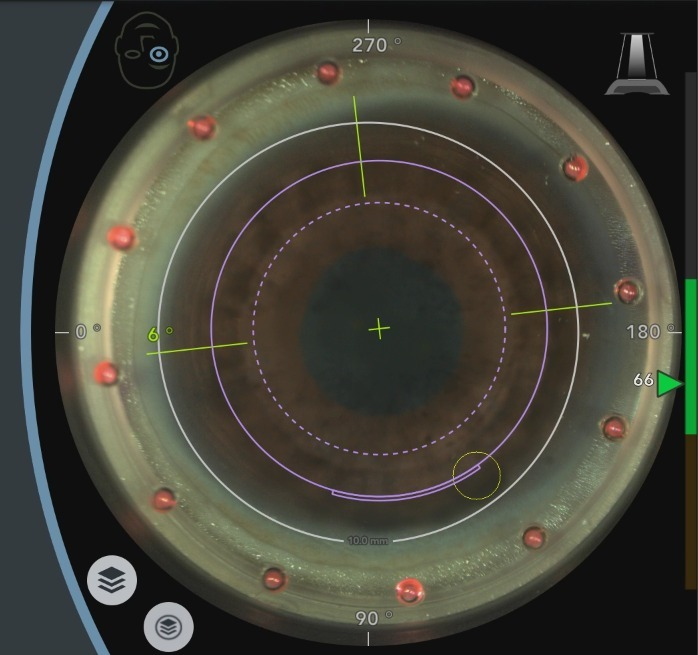
#> input picture clinical_data/clean/eye_01.jpeg, 698 x 655 px; its folder holds only this picture in this run
$ python -i temporal_reflection_filter.py   (imports and definitions only)
#> lines starting #> are read from the running program, lines starting #| are printed output that depends on the picture; after the words box and inside, x2 and y2 are one past the last pixel; in counts of white or black regions, pixels touching at a corner belong together
#> further down, picture is the input picture: shape (655, 698, 3); mean B, G, R 57, 67.8, 68.5
### pupil_tracking/utils/logger.py
"""
Audit logging for surgical traceability.

Every detection, every alert, and every configuration change is
recorded in a machine-readable JSON-lines audit file that can be
reviewed post-operatively.
"""

from __future__ import annotations

import io
import json
import logging
import sys
import time
from datetime import datetime
from pathlib import Path
from typing import Any, Dict, Optional


class AuditLogger:
    """Thread-safe logger with console + file + JSON audit trail."""

    def __init__(
        self,
        log_dir: str = "logs",
        session_id: Optional[str] = None,
    ) -> None:
        self.log_dir = Path(log_dir)
        self.log_dir.mkdir(parents=True, exist_ok=True)

        self.session_id = session_id or datetime.now().strftime(
            "%Y%m%d_%H%M%S"
        )

        self._py = logging.getLogger(f"pupil_tracking.{self.session_id}")
        self._py.setLevel(logging.DEBUG)
        self._py.propagate = False

        if not self._py.handlers:
            # console — force UTF-8 on Windows
            try:
                console_stream = io.TextIOWrapper(
                    sys.stdout.buffer, encoding="utf-8", errors="replace",
                    line_buffering=True,
                )
            except AttributeError:
                console_stream = sys.stdout

            ch = logging.StreamHandler(stream=console_stream)
            ch.setLevel(logging.INFO)
            ch.setFormatter(
                logging.Formatter(
                    "%(asctime)s [%(levelname)s] %(message)s",
                    datefmt="%H:%M:%S",
                )
            )
            self._py.addHandler(ch)

            # file — always UTF-8
            fh = logging.FileHandler(
                str(self.log_dir / f"session_{self.session_id}.log"),
                encoding="utf-8",
            )
            fh.setLevel(logging.DEBUG)
            fh.setFormatter(
                logging.Formatter(
                    "%(asctime)s [%(levelname)s] %(name)s: %(message)s"
                )
            )
            self._py.addHandler(fh)

        self._audit_path = (
            self.log_dir / f"audit_{self.session_id}.jsonl"
        )
        self._audit_fh = open(
            str(self._audit_path), "a", encoding="utf-8"
        )
        self._py.info("Session started: %s", self.session_id)

    # ── structured audit ────────────────────────────────────────

    # [17 lines left out: functions _write_audit, log_detection, log_alert, not called in this run]

    # ── convenience ─────────────────────────────────────────────

    def info(self, msg: str, *args: Any) -> None:
        self._py.info(msg, *args)

    def warning(self, msg: str, *args: Any) -> None:
        self._py.warning(msg, *args)

    def error(self, msg: str, *args: Any) -> None:
        self._py.error(msg, *args)

    def debug(self, msg: str, *args: Any) -> None:
        self._py.debug(msg, *args)

    # ── lifecycle ───────────────────────────────────────────────

    def close(self) -> None:
        if self._audit_fh and not self._audit_fh.closed:
            self._audit_fh.close()

    # [5 lines left out: function __del__, not called in this run]


# ── global singleton ────────────────────────────────────────────────

_logger: Optional[AuditLogger] = None


def get_logger() -> AuditLogger:
    global _logger
    if _logger is None:
        _logger = AuditLogger()
    return _logger


def set_logger(logger: AuditLogger) -> None:
    global _logger
    _logger = logger

### pupil_tracking/preprocessing/temporal_reflection_filter.py
"""
Temporal reflection filter for handling blinking/surgical lights.

This module provides temporal filtering to distinguish between:
- Persistent specular reflections (real, should be inpainted)
- Transient bright spots (blinking lights, should be masked and ignored)

The filter maintains a short history of reflection masks and identifies
pixels that suddenly appear and disappear - characteristic of blinking
surgical lights.

Usage:
    >>> filter = TemporalReflectionFilter(history_size=5, blink_threshold=0.3)
    >>> for frame in video_frames:
    ...     mask = filter.process(frame)
    ...     # mask marks stable reflections only, transient blinks excluded
"""

from __future__ import annotations

from typing import Deque, Optional, Tuple
from collections import deque

import cv2
import numpy as np

from pupil_tracking.utils.logger import get_logger


class TemporalReflectionFilter:
    """Filter reflections temporally to detect and remove blinking lights.

    This addresses the issue where blinking red/white surgical lights
    create bright spots that interfere with pupil detection. By tracking
    reflection stability across frames, transient blinks can be identified
    and excluded from the inpainting process.

    Parameters
    ----------
    history_size : int
        Number of frames to keep in history for stability analysis.
        Higher = more robust to noise but slower to adapt.
        Recommended: 3-7 for real-time applications.
    blink_threshold : float
        Fraction of frames a pixel must be present to be considered stable.
        Lower = more aggressive filtering (fewer false positives).
        Higher = preserves more real reflections.
        Recommended: 0.3-0.5 for blinking lights.
    min_stable_frames : int
        Minimum consecutive frames a reflection must be stable
        before being considered real.
    dilation_size : int
        Size of dilation kernel for the final mask.
    """

    def __init__(
        self,
        history_size: int = 5,
        blink_threshold: float = 0.3,
        min_stable_frames: int = 2,
        dilation_size: int = 3,
    ) -> None:
        self.history_size = history_size
        self.blink_threshold = blink_threshold
        self.min_stable_frames = min_stable_frames
        self.logger = get_logger()

        # History of reflection masks (binary)
        self._history: Deque[np.ndarray] = deque(maxlen=history_size)

        # Pre-compute dilation kernel
        if dilation_size > 0:
            self._dilate_kernel = cv2.getStructuringElement(
                cv2.MORPH_ELLIPSE,
                (dilation_size, dilation_size),
            )
        else:
            self._dilate_kernel = None

        # Statistics
        self._frame_count = 0

    # [4 lines left out: function reset, not called in this run]

    def process(
        self,
        image: np.ndarray,
        brightness_threshold: int = 230,
    ) -> np.ndarray:
        """Process a frame and return stable reflection mask.

        Parameters
        ----------
        image : np.ndarray
            BGR input image.
        brightness_threshold : int
            Threshold for bright pixel detection.

        Returns
        -------
        np.ndarray
            Binary mask of stable reflections (transient blinks excluded).
        """
        self._frame_count += 1

        # Detect bright pixels in current frame
        mask = self._detect_bright_pixels(image, brightness_threshold)

        # Add to history
        self._history.append(mask)

        # Need at least 2 frames to do temporal filtering
        if len(self._history) < 2:
            return mask

        # Compute stability map
        stable_mask = self._compute_stability()

        # Dilate to cover edges
        if self._dilate_kernel is not None and np.any(stable_mask):
            stable_mask = cv2.dilate(stable_mask, self._dilate_kernel, iterations=1)

        return stable_mask

    def _detect_bright_pixels(
        self,
        image: np.ndarray,
        threshold: int,
    ) -> np.ndarray:
        """Detect bright pixels using multiple strategies."""
#> called with threshold = 230
        h, w = image.shape[:2]

        # Ensure BGR
        if image.ndim == 2:
            work = cv2.cvtColor(image, cv2.COLOR_GRAY2BGR)
        elif image.shape[2] == 1:
            work = cv2.cvtColor(image, cv2.COLOR_GRAY2BGR)
        else:
            work = image

        # Method 1: Grayscale brightness
        gray = cv2.cvtColor(work, cv2.COLOR_BGR2GRAY)
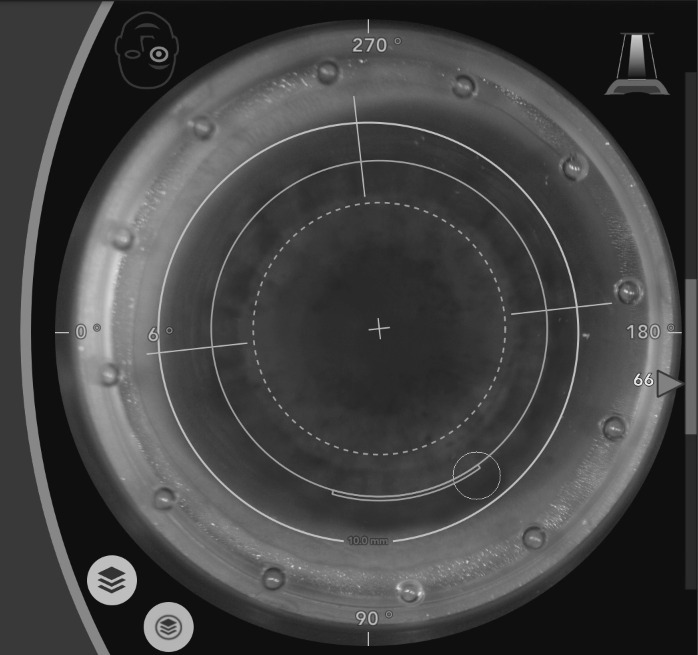
#> gray: shape (655, 698); min 5, max 240, mean 66.8
        _, bright_gray = cv2.threshold(gray, threshold, 255, cv2.THRESH_BINARY)
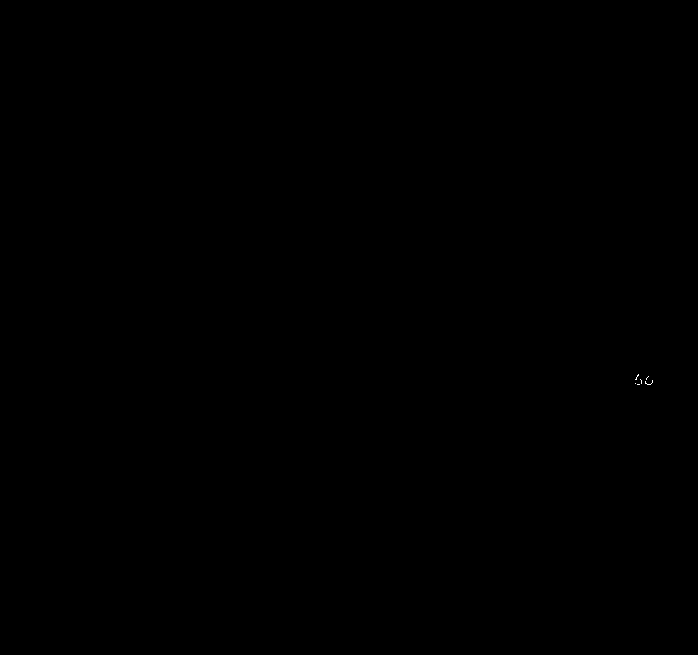
#> bright_gray: shape (655, 698); 0.01% white in thin lines or dots, all inside (x1, y1, x2, y2) = (635, 374, 653, 385)

        # Method 2: HSV - bright and desaturated (white reflections)
        hsv = cv2.cvtColor(work, cv2.COLOR_BGR2HSV)
#> hsv: shape (655, 698, 3); mean H, S, V 35.1, 53.7, 72.6
        _, s, v = cv2.split(hsv)
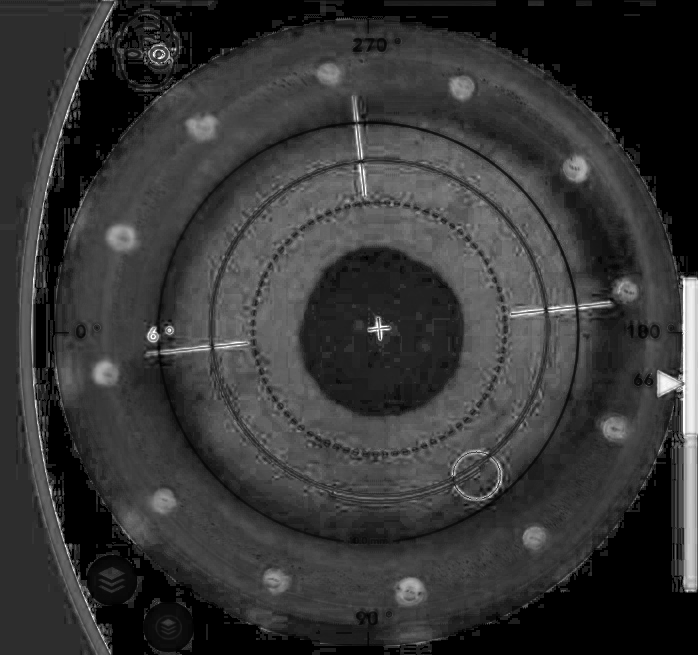
#> s: shape (655, 698); min 0, max 255, mean 53.7
        bright_v = (v >= threshold).astype(np.uint8) * 255
#> bright_v: shape (655, 698); 0.07% white; 28 white regions (26 under 20 px), largest, box (x1, y1, x2, y2) and area: (110, 230, 128, 242) 140, (104, 371, 113, 378) 33
        desat_s = (s <= 40).astype(np.uint8) * 255
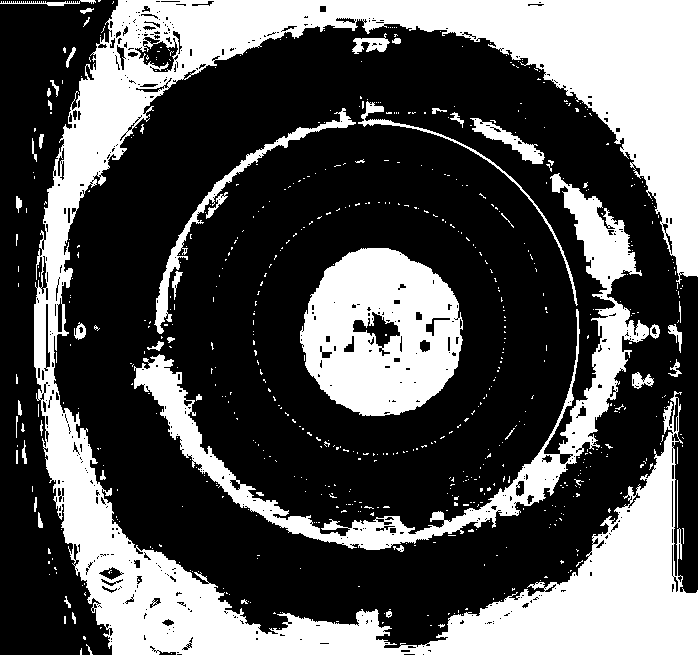
#> desat_s: shape (655, 698); 33.5% white; 646 white regions (594 under 20 px), largest, box (x1, y1, x2, y2) and area: (34, 0, 698, 655) 104640, (300, 248, 463, 416) 19476, (134, 173, 649, 550) 19411
        white_reflection = cv2.bitwise_and(bright_v, desat_s)

        # Method 3: Red channel highlights (blinking red lights)
        # Split BGR
        b, g, r = cv2.split(work)
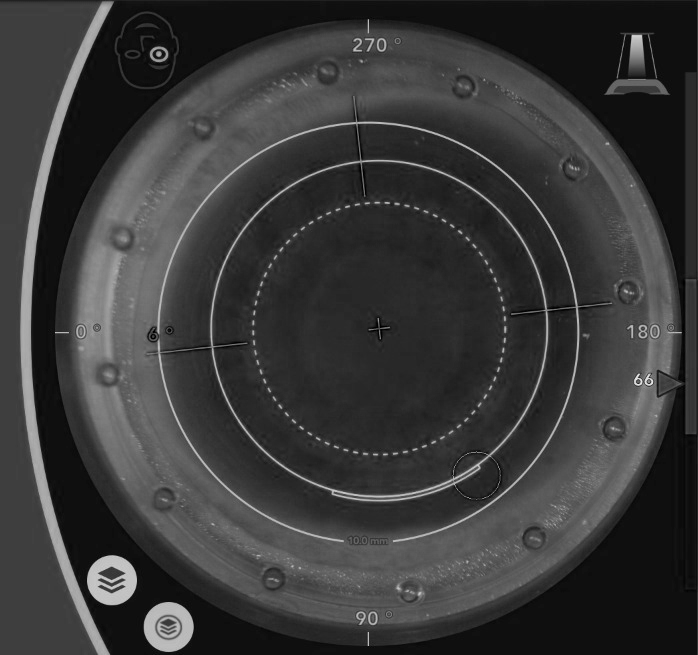
#> b: shape (655, 698); min 0, max 235, mean 57
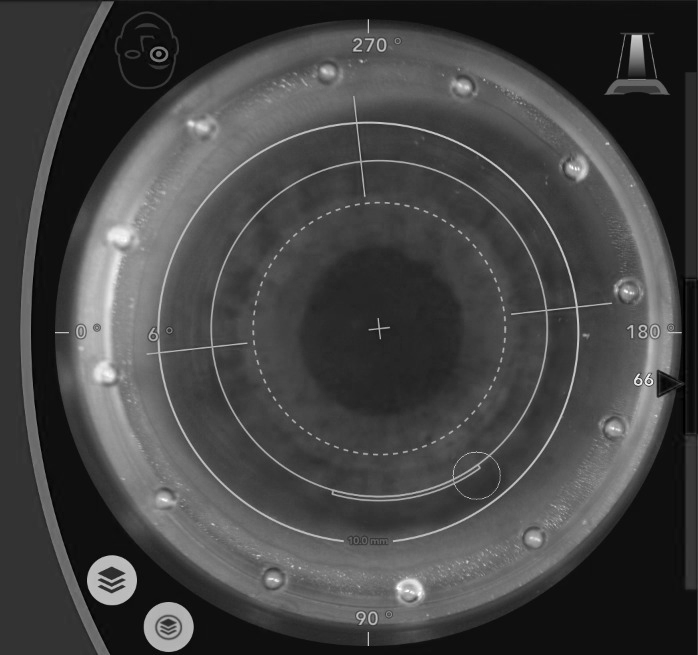
#> r: shape (655, 698); min 0, max 255, mean 68.5

        # Bright red: high R value AND (R > G+offset AND R > B+offset)
        red_dominant = ((r > g + 20) & (r > b + 20)).astype(np.uint8) * 255
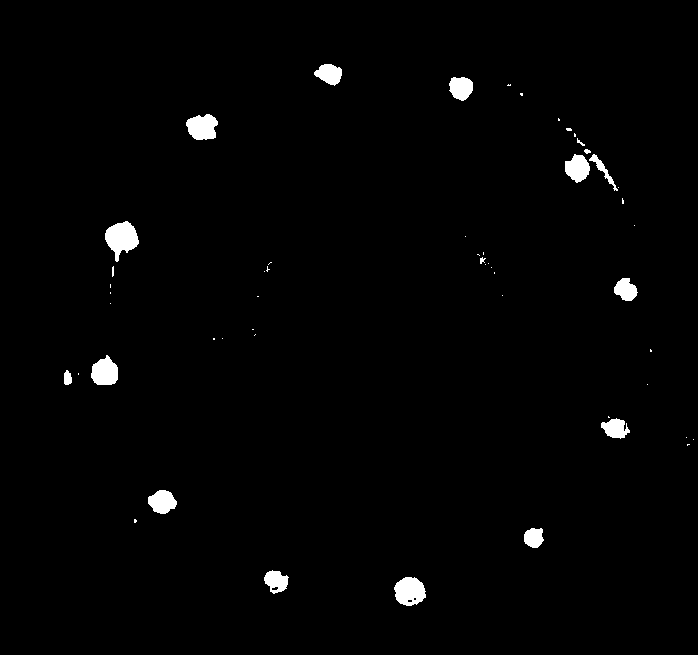
#> red_dominant: shape (655, 698); 1.4% white; 53 white regions (35 under 20 px), largest, box (x1, y1, x2, y2) and area: (105, 221, 139, 262) 831, (394, 577, 426, 606) 698, (186, 114, 218, 140) 631
        red_bright = (r > threshold).astype(np.uint8) * 255
#> red_bright: shape (655, 698); 0.06% white; 25 white regions (23 under 20 px), largest, box (x1, y1, x2, y2) and area: (110, 231, 128, 242) 130, (104, 371, 112, 377) 30
        red_reflection = cv2.bitwise_or(red_dominant, red_bright)

        # Very bright red (saturated light)
        very_bright_red = (r > 245).astype(np.uint8) * 255
#> very_bright_red: shape (655, 698); 0.01% white in thin lines or dots, all inside (x1, y1, x2, y2) = (107, 167, 627, 595)

        # Method 4: Blue channel highlights
        blue_bright = (b > threshold).astype(np.uint8) * 255
#> blue_bright: shape (655, 698); 0% white in thin lines or dots, all inside (x1, y1, x2, y2) = (636, 379, 653, 383)

        # Combine all methods
        mask = cv2.bitwise_or(bright_gray, white_reflection)
        mask = cv2.bitwise_or(mask, red_reflection)
        mask = cv2.bitwise_or(mask, very_bright_red)
        mask = cv2.bitwise_or(mask, blue_bright)

        return mask

    # [35 lines left out: functions _compute_stability, get_stats, not called in this run]


class PupilRegionProtector:
    """Protect the pupil region from reflection removal artifacts.

    Sometimes reflection removal can introduce artifacts in the pupil
    region. This class provides additional protection by:
    1. Detecting potential pupil region before processing
    2. Limiting inpainting in the pupil region
    3. Preferring dark (pupil-like) values for inpainting near center

    Parameters
    ----------
    pupil_margin_frac : float
        Fraction of image size to add as margin around detected
        bright spots when determining pupil region.
    """

    # [60 lines left out: functions __init__, protect, not called in this run]

>>> import cv2
>>> picture = cv2.imread('../../clinical_data/clean/eye_01.jpeg')
>>> result = TemporalReflectionFilter().process(picture)
